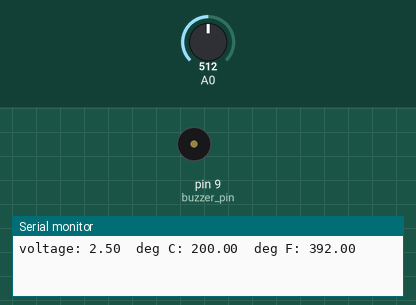
A sketch run on a simulated Arduino Uno, built with avr-gcc and run on an emulated ATmega328P. Shown: buzzer (waves = sounding), the last lines printed to the serial monitor. The inputs (shaded band) are chosen by the test bench; at power-on: A0 = 512.

Above: at 4.8 s.
6.9 s: A0 set to 161
13.7 s: A0 set to 144
At 14.2 s:
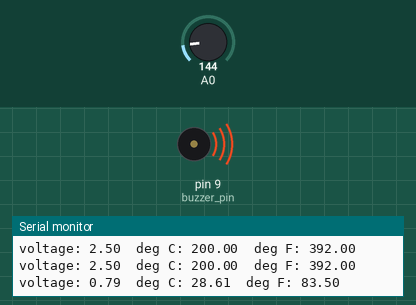
Timing chart, 0 to 18.4 s (numbered marks = the images above; inputs shaded):
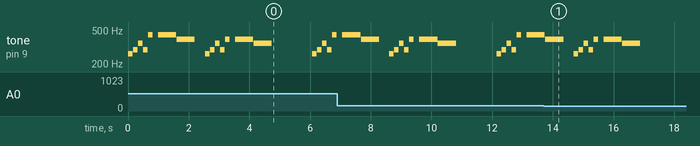

Measured:
- the behaviour switches between 154 and 153 on A0 (found by bisection; images 0 and 1)
- after the input at 13.7 s, tone on pin 9 (buzzer_pin): goes on until 16.9 s, then stays silent
- by itself, tone on pin 9 (buzzer_pin): plays 262 Hz for 0.15 s, 294 Hz for 0.15 s, 349 Hz for 0.15 s, 294 Hz for 0.15 s, 440 Hz for 0.15 s, 440 Hz for 0.60 s … (19 notes in this stretch)

The sketch:

temperature-alarm.ino
```cpp
/*

TEMPERATURE SENSOR

  The TMP36 is an easy-to-use temperature sensor that outputs
  a voltage that's proportional to the ambient temperature.

  More information on the sensor is available in the datasheet:
  http://dlnmh9ip6v2uc.cloudfront.net/datasheets/Sensors/Temp/TMP35_36_37.pdf

Hardware connections:

  Connect the 5V pin to 5 Volts (5V).
  Connect the SIGNAL pin to ANALOG pin 0.
  Connect the GND pin to ground (GND).

*/

int temperature_pin = 0; // Analog input 0 to measure the temperature sensor's
int buzzer_pin = 9; // Alarm pin

// Length must equal the total number of notes and spaces
int song_length = 18;

// Notes is an array of text characters corresponding to notes
// A space represents a rest (no tone)
/*
  note   frequency
  c     262 Hz
  d     294 Hz
  e     330 Hz
  f     349 Hz
  g     392 Hz
  a     440 Hz
  b     494 Hz
  C     523 Hz
*/
char notes[] = "cdfda ag cdfdg gf "; // a space represents a rest

// Beats is an array of values for each note and rest.
// A "1" represents a quarter-note, 2 a half-note, etc.
// Rests (spaces) need a length as well.
int beats[] = {1, 1, 1, 1, 1, 1, 4, 4, 2, 1, 1, 1, 1, 1, 1, 4, 4, 2};

// To make the song play faster, decrease this value.
int tempo = 150;

// Too hot or too cold
int temperature_limit = 25;

void setup() // put your setup code here, to run once:
{

  // The speed is measured in bits per second, also known as
  // "baud rate". 9600 is a very commonly used baud rate,
  // and will transfer about 1000 characters per second.

  Serial.begin(9600);
  pinMode(buzzer_pin, OUTPUT);
}

void loop()
{
  // Declare three floating-point variables
  float voltage, degrees_c, degrees_f;

  // We'll measure the voltage at the analog pin. Normally
  // analogRead(), returns a number from 0 to 1023.
  // getVoltage() returns the true voltage (0 to 5 Volts)
  // present on an analog input pin.

  voltage = get_voltage(temperature_pin);

  // Convert the voltage to degrees Celsius.
  // The formula comes from the temperature sensor datasheet:

  degrees_c = (voltage - 0.5) * 100.0;

  // Convert degrees Celsius to Fahrenheit.

  degrees_f = degrees_c * (9.0 / 5.0) + 32.0;

  // Print these values to the serial monitor.

  Serial.print("voltage: ");
  Serial.print(voltage);
  Serial.print("  deg C: ");
  Serial.print(degrees_c);
  Serial.print("  deg F: ");
  Serial.println(degrees_f);

  if (degrees_c > temperature_limit) // Specify a temperature to trigger the alarm
  {
    int i, duration;

    for (i = 0; i < song_length; i++) // step through the song's array
    {
      duration = beats[i] * tempo; // length of note or rest in ms

      if (notes[i] == ' ') // Rest note
      {
        delay(duration); // Pause for a moment
      }
      else // otherwise, play the note
      {
        tone(buzzer_pin, sound_alarm(notes[i]), duration);
        delay(duration); // wait for tone to finish
      }
      delay(tempo / 10); // brief pause between notes
      digitalWrite(buzzer_pin, HIGH);
    }
  }
  delay(1000); // delay for one second
}

int sound_alarm(char note)
{
  // This function takes a note character (a-g), and returns the
  // corresponding frequency in Hz for the tone() function.

  int i;
  const int num_notes = 8; // number of stored notes

  // The following arrays hold the note characters and their
  // corresponding frequencies. More notes can be added,
  // but they must be unique.

  // For the "char" (character) type, we put single characters
  // in single quotes.

  char names[] = {'c', 'd', 'e', 'f', 'g', 'a', 'b', 'C'};
  int frequencies[] = {262, 294, 330, 349, 392, 440, 494, 523};

  // Now we'll search through the letters in the array, and if
  // we find it, we'll return the frequency for that note.

  for (i = 0; i < num_notes; i++) // Step through the notes
  {
    if (names[i] == note) // Find the note
    {
      return (frequencies[i]); // Return the frequency
    }
  }
  return (0); // Return 0 if frequency is not found
}

float get_voltage(int pin)
{
  // This function has one input parameter, the analog pin number
  // to read. You might notice that this function does not have
  // "void" in front of it; this is because it returns a floating-
  // point value, which is the true voltage on that pin (0 to 5V).

  return (analogRead(pin) * 0.004882814);

  // This equation converts the 0 to 1023 value that analogRead()
  // returns, into a 0.0 to 5.0 value that is the true voltage
  // being read at that pin.
}
```
